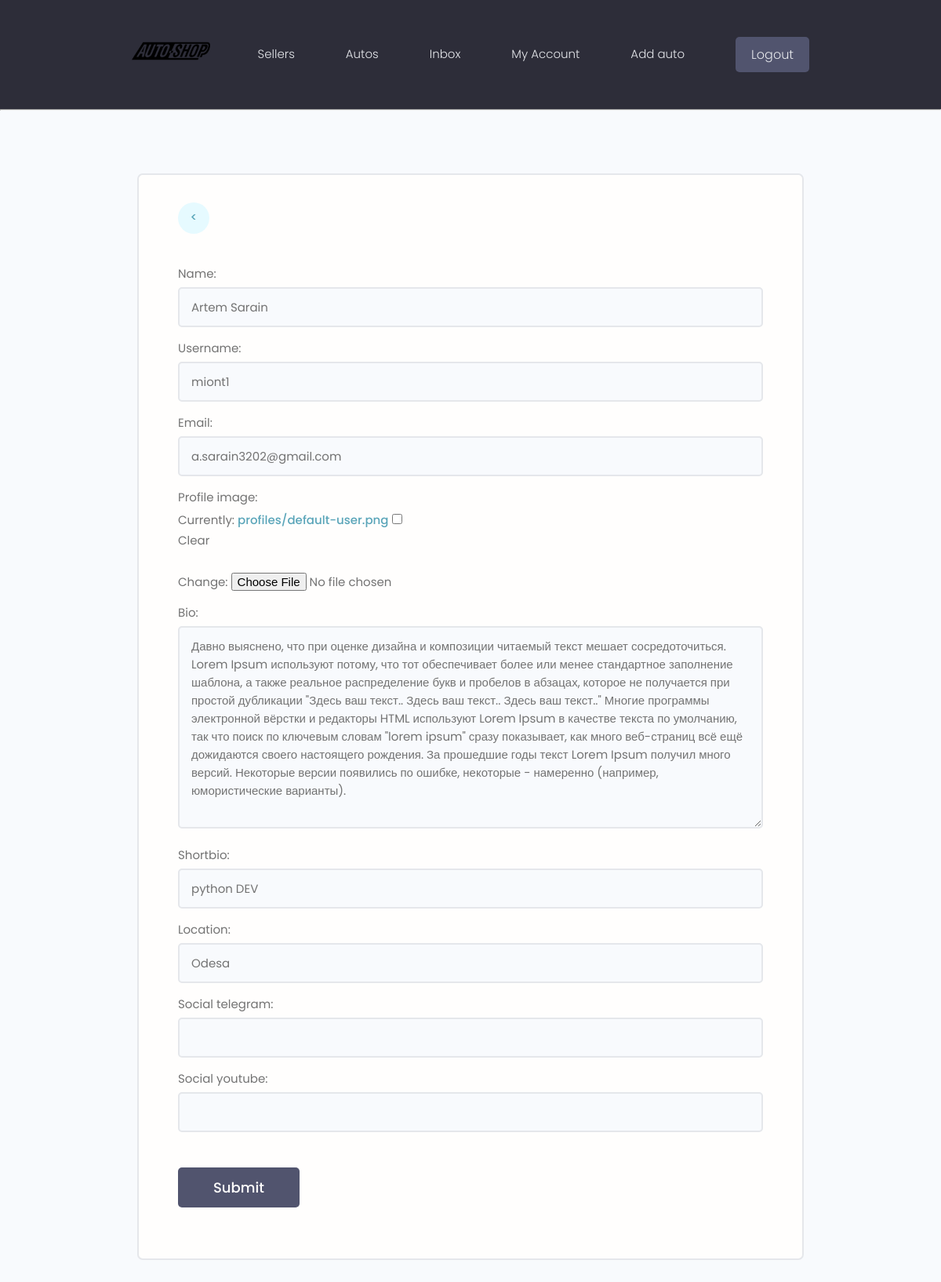
The page /users/edit-account/ (signed in) on the database its author committed.
### users/models.py (models this page shows, shortened)
class Profile(models.Model):
    id = models.BigAutoField(primary_key=True)
    user = models.OneToOneField(User, on_delete=models.CASCADE)
    name = models.CharField(max_length=50, null=True, blank=True)
    email = models.EmailField(max_length=254, default="default@example.com")
    username = models.CharField(max_length=50, null=True, blank=True)
    shortbio = models.CharField(max_length=100, null=True, blank=True)
    bio = models.TextField(null=True, blank=True)
    profile_image = models.ImageField(null=True, blank=True, default="profiles/default-user.png", upload_to='profiles/')
    location = models.CharField(max_length=200)
    social_telegram = models.CharField(max_length=500, null=True, blank=True)
    social_youtube = models.CharField(max_length=500, null=True, blank=True)
    vote_total = models.IntegerField(default=0, null=True, blank=True)
    vote_ratio = models.IntegerField(default=0, null=True, blank=True)
    created = models.DateTimeField(auto_now_add=True)

### users/views.py (the view)
# urls.py: path('edit-account/', views.editAccount, name='edit-account'),
@login_required(login_url="login")
def editAccount(request):
    profile = request.user.profile
    form = ProfileForm(instance=profile)
    if request.method == "POST":
        form = ProfileForm(request.POST, request.FILES, instance=profile)
        if form.is_valid():
            form.save()
            return redirect("account")
    context = {"form": form}
    return render(request, "users/profile-form.html", context)

### users/forms.py
class ProfileForm(ModelForm):
    class Meta:
        model = Profile
        fields = ["name", "username", "email", "profile_image", "bio", "shortbio",
                  "location", "social_telegram", "social_youtube"]
    def __init__(self, *args, **kwargs):
        super(ProfileForm, self).__init__(*args, **kwargs)
        for name, field in self.fields.items():
            field.widget.attrs.update({'class': 'input'})

### users/templates/users/profile-form.html (shortened to what this page needs)
{% extends 'main.html' %}
{% block content %}
    <main class="formPage my-xl">
        <div class="content-box">
            <div class="formWrapper">
                <a class="backButton" href="{% url 'account' %}"><</a>
                <br>
                <form method="POST" action="{% url 'edit-account' %}" enctype="multipart/form-data">
                    {% for field in form %}
                    <div class="form__field">
                        <label for="formInput#text">{{field.label}}: </label>
                        {{field}}
                    </div>
                    {%endfor%}
                    <input class="btn btn--sub btn--lg  my-md" type="submit" value="Submit" />
                </form>
            </div>
        </div>
    </main>
{% endblock content %}

### static/styles/app.css (style rules this page uses)
:root { --color-sub: #2d2d39; }
.btn--sub { background-color: var(--color-sub-light); }
.content-box { width: 95%; max-width: 85rem; margin: 0 auto; }
.backButton { background: var(--color-main-light); color: var(--color-main); width: 4rem; height: 4rem; display: flex; align-items: center; justify-content: center; border-radius: 50%; }
.formPage .formWrapper { list-style: none; background: var(--color-white); padding: 3.5rem 5rem; border: 2px solid var(--color-light); border-radius: 0.7rem; }

### static/uikit/styles/modules/_variables.css (style rules this page uses)
:root { --color-main: #5aa5b9; --color-main-light: #e6faff; --color-sub: #3f4156; --color-sub-light: #51546e; --color-sub-lighter: #ededfd; --color-text: #737373; --color-gray: #8b8b8b; --color-light: #e5e7eb; --color-light-gray: #767676; --color-bg: #f8fafd; --color-white: #fffefd; --color-white-light: #f3f3f3; --color-success: #359e64; --color-success-bg: #def8e8; --color-error: #fc4b0b; --color-error-bg: #fff2ee; --font-base: 'Poppins', arial, helvetica, 'Segoe UI', roboto, ubuntu, sans-serif; --font-monospace: 'Fira Code', 'Courier New', courier, monospace; --font-regular: 300; --font-medium: 500; --font-bold: 700; --generic-shadow: 1px 1px 5px #00000010; --generic-transition: all 0.3s ease-in-out; }

### static/uikit/styles/modules/_base.css (style rules this page uses)
* { margin: 0; padding: 0; box-sizing: border-box; text-rendering: optimizeLegibility; color: inherit; font-size: inherit; }
html { font-size: 50%; }
@media only screen and (min-width: 480px) { html { font-size: 56.25%; } }
@media only screen and (min-width: 1200px) { html { font-size: 62.5%; } }
body { line-height: 1.6; font-weight: 400; font-size: 1.5rem; color: var(--color-text); background-color: var(--color-bg); min-height: 100vh; }

### static/uikit/styles/modules/_typography.css (style rules this page uses)
* { font-family: var(--font-base); }
a { padding-bottom: 2px; text-decoration: none; display: inline-block; color: var(--color-main); font-weight: var(--font-medium); }

### static/uikit/styles/modules/_utilities.css (style rules this page uses)
.my-md { margin: 3rem auto; }
.my-xl { margin: 8rem auto; }

### static/uikit/styles/modules/_button.css (style rules this page uses)
.btn { display: inline-block; position: relative; cursor: pointer; background-color: var(--color-light); font-weight: var(--font-medium); color: var(--color-sub); text-decoration: none; padding: 1rem 2rem; border-radius: 0.5rem; border: none; width: -webkit-fit-content; width: -moz-fit-content; width: fit-content; height: -webkit-fit-content; height: -moz-fit-content; height: fit-content; font-size: 1.6rem; outline-width: 0; outline-color: transparent; -webkit-backface-visibility: hidden; backface-visibility: hidden; transition: all 0.3s ease-in-out; }
.btn--sub { background-color: var(--color-sub); color: var(--color-white); }
.btn--lg { font-size: 1.8rem; padding: 1.2rem 4.5rem; }

### static/uikit/styles/modules/_form.css (style rules this page uses)
.form__field { margin-top: 1.5rem; margin-bottom: 1.5rem; }
.form__label, .form__field > label { display: block; margin-bottom: 0.5rem; color: var(--color-text); }
input.input[type='text'], input.input[type='email'], input.input[type='password'], input.input[type='number'], textarea.input { min-width: 24rem; width: 100%; padding: 1.2rem 1.5rem; border-radius: 0.5rem; border: 2px solid var(--color-light); transition: all 0.3s ease-in-out; background-color: var(--color-bg); }

### rows shown on the page
Profile: form "Artem Sarain" "miont1" "a.sarain3202@gmail.com" "Давно выяснено, что при оценке дизайна и композиции читаемый текст мешает сосредоточиться. Lorem Ipsum используют потому, что тот обеспечивает более или менее стандартное заполнение шаблона, а также реальное распределение букв и пробелов в абзацах, которое не получается при простой дубликации \"Здесь ваш текст.. Здесь ваш текст.. Здесь ваш текст..\" Многие программы электронной вёрстки и редакторы HTML используют Lorem Ipsum в качестве текста по умолчанию, так что поиск по ключевым словам \"lorem ipsum\" сразу показывает, как много веб-страниц всё ещё дожидаются своего настоящего рождения. За прошедшие годы текст Lorem Ipsum получил много версий. Некоторые версии появились по ошибке, некоторые…" "python DEV" "Odesa"

### other values the page prints
{{ field.label }} "Name" "Username" "Email" "Profile image" "Bio" "Shortbio" "Location" "Social telegram" "Social youtube"
